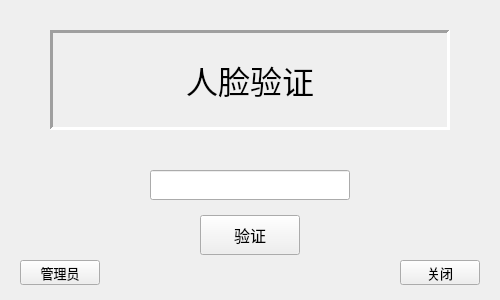
<?xml version="1.0" encoding="UTF-8"?>
<ui version="4.0">
 <class>Welcome</class>
 <widget class="QWidget" name="Welcome">
  <property name="geometry">
   <rect>
    <x>0</x>
    <y>0</y>
    <width>500</width>
    <height>300</height>
   </rect>
  </property>
  <property name="minimumSize">
   <size>
    <width>500</width>
    <height>300</height>
   </size>
  </property>
  <property name="maximumSize">
   <size>
    <width>500</width>
    <height>300</height>
   </size>
  </property>
  <property name="windowTitle">
   <string>Welcome</string>
  </property>
  <widget class="QLabel" name="label">
   <property name="geometry">
    <rect>
     <x>50</x>
     <y>30</y>
     <width>400</width>
     <height>100</height>
    </rect>
   </property>
   <property name="font">
    <font>
     <family>微软雅黑</family>
     <pointsize>24</pointsize>
    </font>
   </property>
   <property name="frameShape">
    <enum>QFrame::Panel</enum>
   </property>
   <property name="frameShadow">
    <enum>QFrame::Sunken</enum>
   </property>
   <property name="lineWidth">
    <number>3</number>
   </property>
   <property name="midLineWidth">
    <number>3</number>
   </property>
   <property name="text">
    <string>人脸验证</string>
   </property>
   <property name="alignment">
    <set>Qt::AlignCenter</set>
   </property>
  </widget>
  <widget class="QLineEdit" name="lineIn">
   <property name="geometry">
    <rect>
     <x>150</x>
     <y>170</y>
     <width>200</width>
     <height>30</height>
    </rect>
   </property>
   <property name="font">
    <font>
     <family>Consolas</family>
     <pointsize>11</pointsize>
    </font>
   </property>
   <property name="mouseTracking">
    <bool>false</bool>
   </property>
   <property name="focusPolicy">
    <enum>Qt::StrongFocus</enum>
   </property>
   <property name="frame">
    <bool>true</bool>
   </property>
  </widget>
  <widget class="QPushButton" name="checkIn">
   <property name="geometry">
    <rect>
     <x>200</x>
     <y>215</y>
     <width>100</width>
     <height>40</height>
    </rect>
   </property>
   <property name="font">
    <font>
     <family>微软雅黑</family>
     <pointsize>12</pointsize>
    </font>
   </property>
   <property name="text">
    <string>验证</string>
   </property>
   <property name="flat">
    <bool>false</bool>
   </property>
  </widget>
  <widget class="QPushButton" name="administer">
   <property name="geometry">
    <rect>
     <x>20</x>
     <y>260</y>
     <width>80</width>
     <height>25</height>
    </rect>
   </property>
   <property name="font">
    <font>
     <family>微软雅黑</family>
     <pointsize>10</pointsize>
    </font>
   </property>
   <property name="text">
    <string>管理员</string>
   </property>
  </widget>
  <widget class="QPushButton" name="close">
   <property name="geometry">
    <rect>
     <x>400</x>
     <y>260</y>
     <width>80</width>
     <height>25</height>
    </rect>
   </property>
   <property name="font">
    <font>
     <family>微软雅黑</family>
     <pointsize>10</pointsize>
    </font>
   </property>
   <property name="text">
    <string>关闭</string>
   </property>
  </widget>
 </widget>
 <layoutdefault spacing="6" margin="11"/>
 <resources/>
 <connections/>
</ui>
